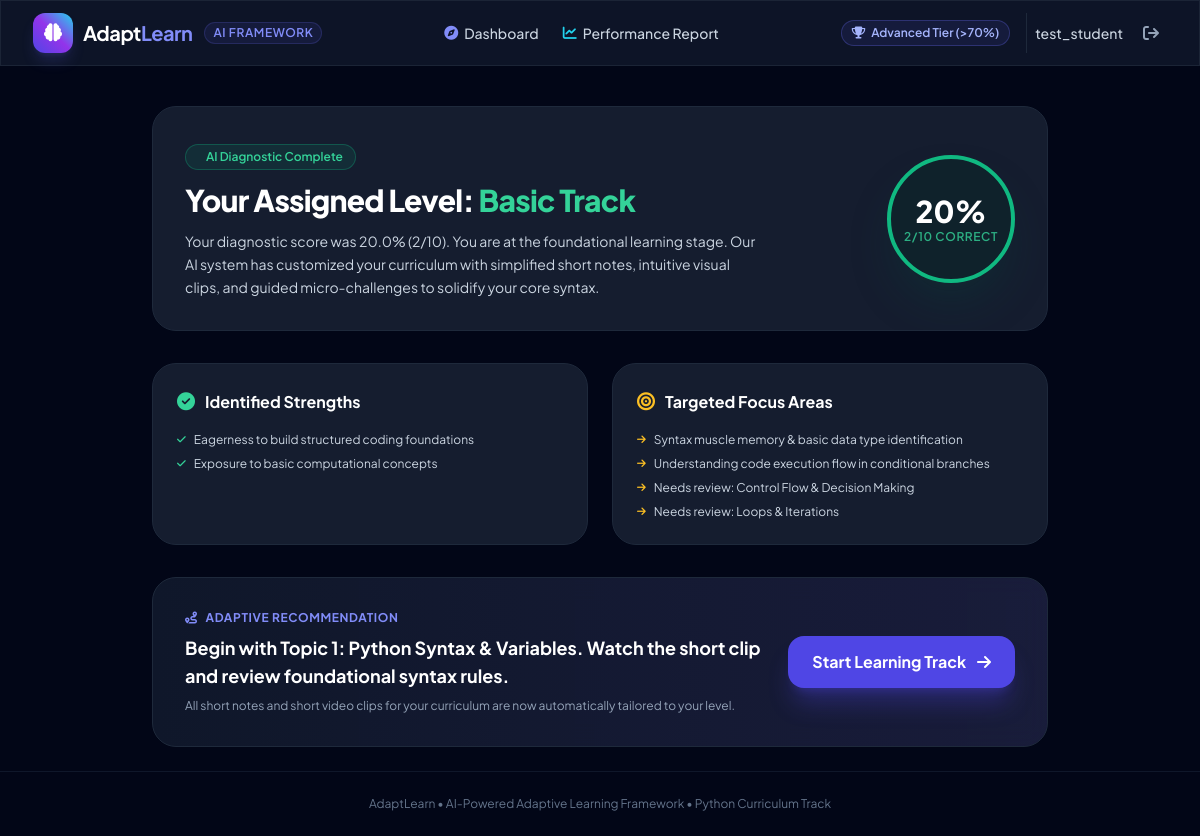
/quiz/diagnostic/result/1 (signed in), run on the app's committed database.
### tables this page shows
CREATE TABLE users (
    id INTEGER PRIMARY KEY AUTOINCREMENT,
    username TEXT UNIQUE NOT NULL,
    email TEXT UNIQUE NOT NULL,
    password_hash TEXT NOT NULL,
    learning_level TEXT DEFAULT 'undetermined', -- 'basic', 'intermediate', 'advanced', 'undetermined'
    diagnostic_completed BOOLEAN DEFAULT 0,
    created_at TIMESTAMP DEFAULT CURRENT_TIMESTAMP
);

CREATE TABLE quiz_attempts (
    id INTEGER PRIMARY KEY AUTOINCREMENT,
    user_id INTEGER NOT NULL REFERENCES users(id) ON DELETE CASCADE,
    topic_id INTEGER REFERENCES topics(id) ON DELETE SET NULL,
    is_diagnostic BOOLEAN DEFAULT 0,
    total_questions INTEGER NOT NULL,
    correct_answers INTEGER NOT NULL,
    score_percentage REAL NOT NULL,
    assigned_level TEXT, -- 'basic', 'intermediate', 'advanced'
    completed_at TIMESTAMP DEFAULT CURRENT_TIMESTAMP
);

CREATE TABLE performance_reports (
    id INTEGER PRIMARY KEY AUTOINCREMENT,
    user_id INTEGER NOT NULL REFERENCES users(id) ON DELETE CASCADE,
    attempt_id INTEGER REFERENCES quiz_attempts(id) ON DELETE SET NULL,
    ai_feedback_summary TEXT,
    strengths TEXT,
    weaknesses TEXT,
    recommended_next_topic TEXT,
    generated_at TIMESTAMP DEFAULT CURRENT_TIMESTAMP
);

### app.py (the view)
@app.route("/quiz/diagnostic/result/<int:attempt_id>")
@login_required
def diagnostic_result(attempt_id):
    user = get_user_by_id(session["user_id"])
    from database.db import get_db
    conn = get_db()
    cursor = conn.cursor()
    cursor.execute("""
        SELECT score_percentage, correct_answers, total_questions, assigned_level, completed_at
        FROM quiz_attempts
        WHERE id = ? AND user_id = ?
    """, (attempt_id, user["id"]))
    attempt = cursor.fetchone()
    cursor.execute("""
        SELECT ai_feedback_summary, strengths, weaknesses, recommended_next_topic
        FROM performance_reports
        WHERE attempt_id = ? AND user_id = ?
    """, (attempt_id, user["id"]))
    report = cursor.fetchone()
    conn.close()
    if not attempt:
        flash("Diagnostic attempt record not found.", "warning")
        return redirect(url_for("dashboard"))
    return render_template(
        "quiz/diagnostic_result.html",
        user=user,
        attempt=dict(attempt),
        report=dict(report) if report else None
    )

### app.py (called while the page is built)
def login_required(f):
    @wraps(f)
    def decorated_function(*args, **kwargs):
        if "user_id" not in session:
            flash("Please log in to access this page.", "warning")
            return redirect(url_for("login"))
        return f(*args, **kwargs)
    return decorated_function

@app.context_processor
def inject_user():
    current_user = None
    if "user_id" in session:
        current_user = get_user_by_id(session["user_id"])
    return dict(current_user=current_user)

### database/db.py (called while the page is built)
def get_db():
    conn = sqlite3.connect(DATABASE_PATH)
    conn.row_factory = sqlite3.Row
    conn.execute("PRAGMA foreign_keys = ON;")
    return conn

### services/auth_service.py (called while the page is built)
def get_user_by_id(user_id):
    conn = get_db()
    cursor = conn.cursor()
    cursor.execute("SELECT id, username, email, learning_level, diagnostic_completed, created_at FROM users WHERE id = ?", (user_id,))
    user = cursor.fetchone()
    conn.close()
    return dict(user) if user else None

### templates/quiz/diagnostic_result.html (shortened to what this page needs)
{% extends "base.html" %}
{% block content %}
<div class="max-w-4xl mx-auto space-y-8">
    <div class="glass-card rounded-3xl p-8 border border-slate-800 relative overflow-hidden text-center sm:text-left">
        <div class="flex flex-col sm:flex-row items-center justify-between gap-8">
            <div class="space-y-3 max-w-xl">
                <div class="inline-flex items-center space-x-2 px-3 py-1 rounded-full text-xs font-semibold
                    {% if attempt.assigned_level == 'basic' %}bg-emerald-500/10 text-emerald-400 border border-emerald-500/30
                    {% elif attempt.assigned_level == 'intermediate' %}bg-amber-500/10 text-amber-400 border border-amber-500/30
                    {% else %}bg-indigo-500/10 text-indigo-300 border border-indigo-500/30{% endif %}">
                    <span>AI Diagnostic Complete</span>
                </div>
                <h1 class="text-3xl font-extrabold text-white tracking-tight">
                    Your Assigned Level:
                    <span class="capitalize
                        {% if attempt.assigned_level == 'basic' %}text-emerald-400
                        {% elif attempt.assigned_level == 'intermediate' %}text-amber-400
                        {% else %}text-indigo-400{% endif %}">
                        {{ attempt.assigned_level }} Track
                    </span>
                </h1>
                <p class="text-sm text-slate-300 leading-relaxed">
                    {{ report.ai_feedback_summary if report else "Assessment analyzed successfully." }}
                </p>
            </div>
            <div class="shrink-0 flex flex-col items-center">
                <div class="w-32 h-32 rounded-full border-4 flex flex-col items-center justify-center shadow-2xl
                    {% if attempt.assigned_level == 'basic' %}border-emerald-500 bg-emerald-950/30 text-emerald-400 shadow-emerald-900/30
                    {% elif attempt.assigned_level == 'intermediate' %}border-amber-500 bg-amber-950/30 text-amber-400 shadow-amber-900/30
                    {% else %}border-indigo-500 bg-indigo-950/30 text-indigo-400 shadow-indigo-900/30{% endif %}">
                    <span class="text-3xl font-black text-white">{{ attempt.score_percentage | round(0) | int }}%</span>
                    <span class="text-xs uppercase tracking-wider font-semibold opacity-80">{{ attempt.correct_answers }}/{{ attempt.total_questions }} Correct</span>
                </div>
            </div>
        </div>
    </div>
    <div class="grid grid-cols-1 md:grid-cols-2 gap-6">
        <div class="glass-card rounded-3xl p-6 border border-slate-800 space-y-4">
            <div class="flex items-center space-x-2.5 text-emerald-400">
                <i class="fa-solid fa-circle-check text-lg"></i>
                <h3 class="text-base font-bold text-white">Identified Strengths</h3>
            </div>
            {% if report and report.strengths %}
            <ul class="space-y-2 text-xs text-slate-300">
                {% for item in report.strengths.split(' | ') %}
                <li class="flex items-start space-x-2">
                    <i class="fa-solid fa-check text-emerald-400 mt-0.5 text-[10px]"></i>
                    <span>{{ item }}</span>
                </li>
                {% endfor %}
            </ul>
            {% else %}
            <p class="text-xs text-slate-400">Baseline strengths logged.</p>
            {% endif %}
        </div>
        <div class="glass-card rounded-3xl p-6 border border-slate-800 space-y-4">
            <div class="flex items-center space-x-2.5 text-amber-400">
                <i class="fa-solid fa-bullseye text-lg"></i>
                <h3 class="text-base font-bold text-white">Targeted Focus Areas</h3>
            </div>
            {% if report and report.weaknesses %}
            <ul class="space-y-2 text-xs text-slate-300">
                {% for item in report.weaknesses.split(' | ') %}
                <li class="flex items-start space-x-2">
                    <i class="fa-solid fa-arrow-right text-amber-400 mt-0.5 text-[10px]"></i>
                    <span>{{ item }}</span>
                </li>
                {% endfor %}
            </ul>
            {% else %}
            <p class="text-xs text-slate-400">Focus areas logged.</p>
            {% endif %}
        </div>
    </div>
    <div class="glass-card rounded-3xl p-6 sm:p-8 border border-slate-800 flex flex-col sm:flex-row items-center justify-between gap-6 bg-gradient-to-r from-slate-900 to-indigo-950/40">
        <div class="space-y-2">
            <div class="flex items-center space-x-2 text-indigo-400 text-xs font-bold uppercase tracking-wider">
                <i class="fa-solid fa-route"></i>
                <span>Adaptive Recommendation</span>
            </div>
            <h4 class="text-lg font-bold text-white">
                {{ report.recommended_next_topic if report else "Ready to begin your adapted curriculum." }}
            </h4>
            <p class="text-xs text-slate-400">
                All short notes and short video clips for your curriculum are now automatically tailored to your level.
            </p>
        </div>
        <div class="flex items-center space-x-3 w-full sm:w-auto">
            <a href="{{ url_for('dashboard') }}" class="w-full sm:w-auto text-center px-6 py-3.5 bg-indigo-600 hover:bg-indigo-500 text-white font-bold rounded-2xl shadow-xl shadow-indigo-600/30 transition transform hover:-translate-y-0.5 whitespace-nowrap">
                <span>Start Learning Track</span>
                <i class="fa-solid fa-arrow-right ml-2"></i>
            </a>
        </div>
    </div>
</div>
{% endblock %}

### templates/base.html (shortened to what this page needs)
<!DOCTYPE html>
<html lang="en" class="h-full bg-slate-900 text-slate-100">
<head>
    <script src="https://cdn.tailwindcss.com"></script>
    <link rel="stylesheet" href="https://cdnjs.cloudflare.com/ajax/libs/font-awesome/6.5.1/css/all.min.css">
</head>
<body class="min-h-full flex flex-col bg-slate-950 text-slate-100">
    <nav class="sticky top-0 z-50 glass-card border-b border-slate-800/80 bg-slate-900/90">
        <div class="max-w-7xl mx-auto px-4 sm:px-6 lg:px-8">
            <div class="flex items-center justify-between h-16">
                <div class="flex items-center space-x-3">
                    <a href="{{ url_for('dashboard') if current_user else url_for('login') }}" class="flex items-center space-x-2.5">
                        <div class="w-10 h-10 rounded-xl bg-gradient-to-tr from-indigo-600 via-purple-600 to-cyan-400 flex items-center justify-center shadow-lg shadow-indigo-500/20">
                            <i class="fa-solid fa-brain text-white text-lg"></i>
                        </div>
                        <span class="text-xl font-bold tracking-tight text-white">Adapt<span class="text-indigo-400">Learn</span></span>
                    </a>
                    <span class="text-xs uppercase tracking-wider font-semibold px-2 py-0.5 rounded-full bg-indigo-500/10 text-indigo-400 border border-indigo-500/20">AI Framework</span>
                </div>
                {% if current_user %}
                <div class="hidden md:flex items-center space-x-6">
                    <a href="{{ url_for('dashboard') }}" class="text-sm font-medium text-slate-300 hover:text-white transition flex items-center space-x-1.5">
                        <i class="fa-solid fa-compass text-indigo-400"></i>
                        <span>Dashboard</span>
                    </a>
                    <a href="{{ url_for('reports') }}" class="text-sm font-medium text-slate-300 hover:text-white transition flex items-center space-x-1.5">
                        <i class="fa-solid fa-chart-line text-cyan-400"></i>
                        <span>Performance Report</span>
                    </a>
                </div>
                <div class="flex items-center space-x-4">
                    {% if current_user.learning_level == 'basic' %}
                    <span class="inline-flex items-center px-2.5 py-1 rounded-full text-xs font-semibold bg-emerald-500/10 text-emerald-400 border border-emerald-500/30">
                        <i class="fa-solid fa-seedling mr-1.5"></i> Basic Tier (&lt;40%)
                    </span>
                    {% elif current_user.learning_level == 'intermediate' %}
                    <span class="inline-flex items-center px-2.5 py-1 rounded-full text-xs font-semibold bg-amber-500/10 text-amber-400 border border-amber-500/30">
                        <i class="fa-solid fa-bolt mr-1.5"></i> Intermediate Tier (40-70%)
                    </span>
                    {% elif current_user.learning_level == 'advanced' %}
                    <span class="inline-flex items-center px-2.5 py-1 rounded-full text-xs font-semibold bg-indigo-500/10 text-indigo-300 border border-indigo-500/30">
                        <i class="fa-solid fa-trophy mr-1.5"></i> Advanced Tier (&gt;70%)
                    </span>
                    {% else %}
                    <a href="{{ url_for('diagnostic_quiz') }}" class="inline-flex items-center px-2.5 py-1 rounded-full text-xs font-semibold bg-sky-500/10 text-sky-300 border border-sky-500/30 animate-pulse">
                        <i class="fa-solid fa-clipboard-question mr-1.5"></i> Take Diagnostic Test
                    </a>
                    {% endif %}
                    <div class="flex items-center space-x-3 pl-2 border-l border-slate-800">
                        <span class="text-sm font-medium text-slate-300 hidden sm:inline">{{ current_user.username }}</span>
                        <a href="{{ url_for('logout') }}" class="p-2 text-slate-400 hover:text-rose-400 transition" title="Log out">
                            <i class="fa-solid fa-arrow-right-from-bracket"></i>
                        </a>
                    </div>
                </div>
                {% endif %}
            </div>
        </div>
    </nav>
    <main class="flex-1 max-w-7xl w-full mx-auto px-4 sm:px-6 lg:px-8 py-6">
        {% block content %}{% endblock %}
    </main>
    <footer class="border-t border-slate-900 bg-slate-950 py-6 text-center text-xs text-slate-500">
        <div class="max-w-7xl mx-auto px-4">
            <p>AdaptLearn &bull; AI-Powered Adaptive Learning Framework &bull; Python Curriculum Track</p>
        </div>
    </footer>
</body>
</html>

### templates/base.html (style rules this page uses)
body { font-family: 'Plus Jakarta Sans', sans-serif; }
.glass-card { background: rgba(30, 41, 59, 0.7); backdrop-filter: blur(12px); border: 1px solid rgba(255, 255, 255, 0.08); }

### data on the page
users: username "test_student"
quiz_attempts: assigned_level "Basic", score_percentage "20", correct_answers "2", total_questions "10"
performance_reports: ai_feedback_summary "Your diagnostic score was 20.0% (2/10). You are at the foundational learning stage. Our AI system has customized your curriculum with simplified short notes, intuitive visual clips, and guided micro-challenges to solidify your core syntax.", recommended_next_topic "Begin with Topic 1: Python Syntax & Variables. Watch the short clip and review foundational syntax rules."

### other printed values
{{ item }} "Eagerness to build structured coding foundations" "Exposure to basic computational concepts"
{{ item }} "Syntax muscle memory & basic data type identification" "Understanding code execution flow in conditional branches" "Needs review: Control Flow & Decision Making" "Needs review: Loops & Iterations"
